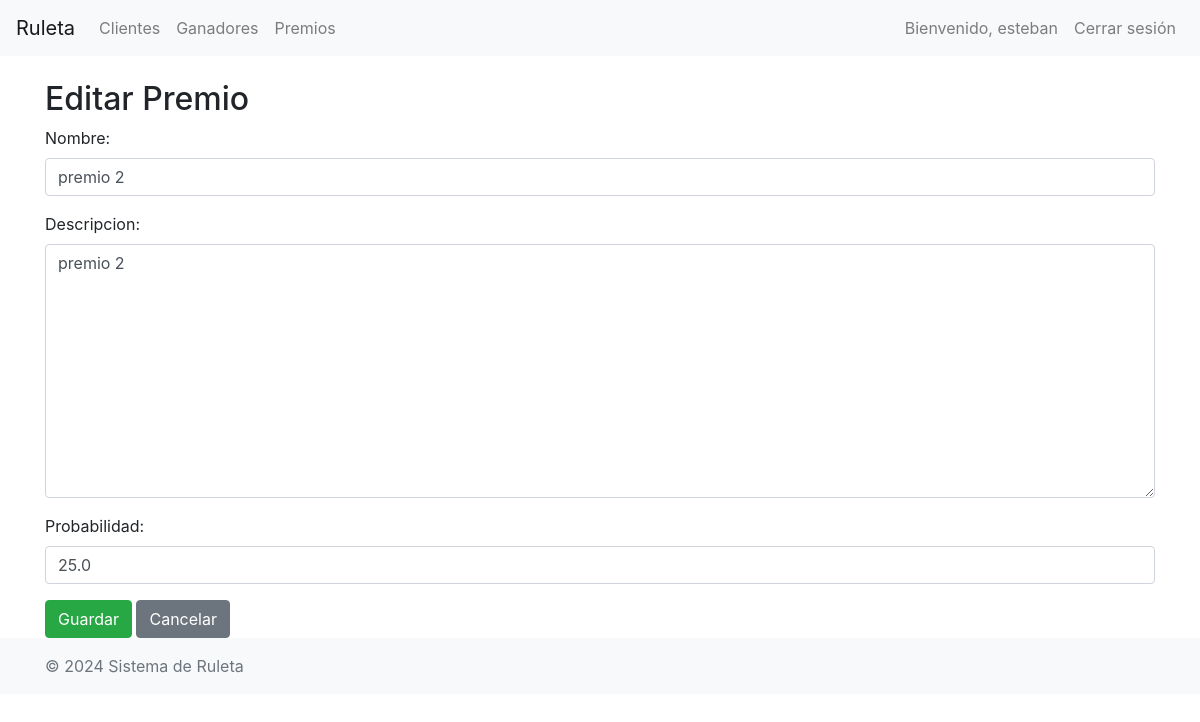
Page /ruleta/premios/editar/6/ (signed in) on the committed database.
### ruleta/models.py (models this page shows, shortened)
class Premio(models.Model):
    nombre = models.CharField(max_length=100)
    descripcion = models.TextField()
    probabilidad = models.FloatField()

### ruleta/views.py (the view)
# urls.py: path('premios/editar/<int:pk>/', views.PremioUpdateView.as_view(), name='premio_update'),
class PremioUpdateView(LoginRequiredMixin, AdminRequiredMixin, UpdateView):
    model = Premio
    form_class = PremioForm
    template_name = 'ruleta/premio_form.html'
    success_url = reverse_lazy('premio_list')

### ruleta/forms.py
class PremioForm(forms.ModelForm):
    class Meta:
        model = Premio
        fields = ['nombre', 'descripcion', 'probabilidad']
        widgets = {
            'nombre': forms.TextInput(attrs={'class': 'form-control'}),
            'descripcion': forms.Textarea(attrs={'class': 'form-control'}),
            'probabilidad': forms.NumberInput(attrs={'class': 'form-control', 'step': '0.01'}),
        }

### ruleta/views.py (called while the page is built)
    def test_func(self):
        return self.request.user.is_staff or self.request.user.is_superuser

### ruleta/templates/ruleta/premio_form.html (shortened to what this page needs)
{% extends "base.html" %}
{% block content %}
  <h2>{% if form.instance.pk %}Editar Premio{% else %}Agregar Premio{% endif %}</h2>
  <form method="post">
    {{ form.as_p }}
    <button type="submit" class="btn btn-success">Guardar</button>
    <a href="{% url 'premio_list' %}" class="btn btn-secondary">Cancelar</a>
  </form>
{% endblock %}

### ruleta/templates/base.html (shortened to what this page needs)
<!DOCTYPE html>
<html lang="en">
<head>
    <link rel="stylesheet" href="https://maxcdn.bootstrapcdn.com/bootstrap/4.5.2/css/bootstrap.min.css">
</head>
<body>
    <nav class="navbar navbar-expand-lg navbar-light bg-light">
        <a class="navbar-brand" href="#">Ruleta</a>
        <div class="collapse navbar-collapse" id="navbarNav">
            <ul class="navbar-nav mr-auto">
                <li class="nav-item">
                    <a class="nav-link" href="{% url 'cliente_list' %}">Clientes</a>
                </li>
                <li class="nav-item">
                    <a class="nav-link" href="{% url 'ganador_list' %}">Ganadores</a>
                </li>
                <li class="nav-item">
                    <a class="nav-link" href="{% url 'premio_list' %}">Premios</a>
                </li>
            </ul>
            <ul class="navbar-nav ml-auto">
                {% if user.is_authenticated %}
                    <li class="nav-item">
                        <span class="nav-link">Bienvenido, {{ user.username }}</span>
                    </li>
                    <li class="nav-item">
                        <form method="post" action="{% url 'logout' %}">
                            <button type="submit" class="btn btn-outline-danger nav-link" style="border: none;">Cerrar sesión</button>
                        </form>
                    </li>
                {% else %}
                    <li class="nav-item">
                        <a class="nav-link btn btn-outline-primary" href="{% url 'login' %}">Iniciar sesión</a>
                    </li>
                {% endif %}
            </ul>
        </div>
    </nav>
    <div class="container mt-4">
        {% block content %}
        {% endblock %}
    </div>
    <footer class="footer mt-auto py-3 bg-light">
        <div class="container">
            <span class="text-muted">© 2024 Sistema de Ruleta</span>
        </div>
    </footer>
</body>
</html>

### rows in the picture
Premio: nombre "premio 2", descripcion "premio 2", probabilidad "25.0"

### other values in the picture
{{ user.username }} "esteban"
